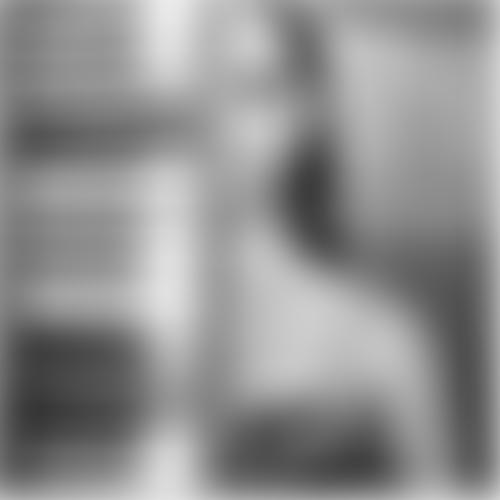
%> input picture DT_Homework/Week8/2_Boxfilter_vs_Gauss/img_g.jpg, 500 x 500 px
$ octave compareGaussvsBoxfilter.m   (GNU Octave 9; MATLAB toolbox functions it lacks are replaced by stand-ins)
%> lines starting %> are read from the running program, lines starting %| are printed output that depends on the picture
img1 = imread('img_g.jpg');
%> img1 is the input picture: size 500x500 uint8; min 53, max 235, mean 144.5
img2 = imread('img_b_1000.jpg');
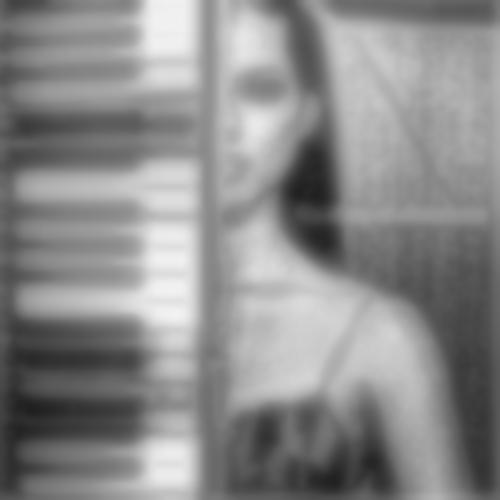
%> input picture DT_Homework/Week8/2_Boxfilter_vs_Gauss/img_b_1000.jpg, 500 x 500 px
%> img2 is the input picture: size 500x500 uint8; min 31, max 243, mean 138.8
img3 = abs(img1 - img2);
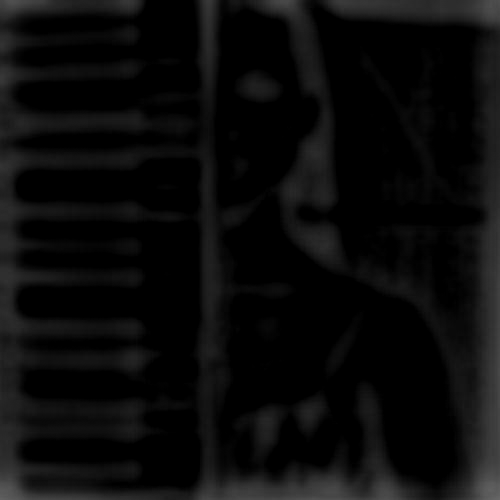
%> img3: size 500x500 uint8; min 0, max 104, mean 11
imwrite(img3,'1000.jpg');
